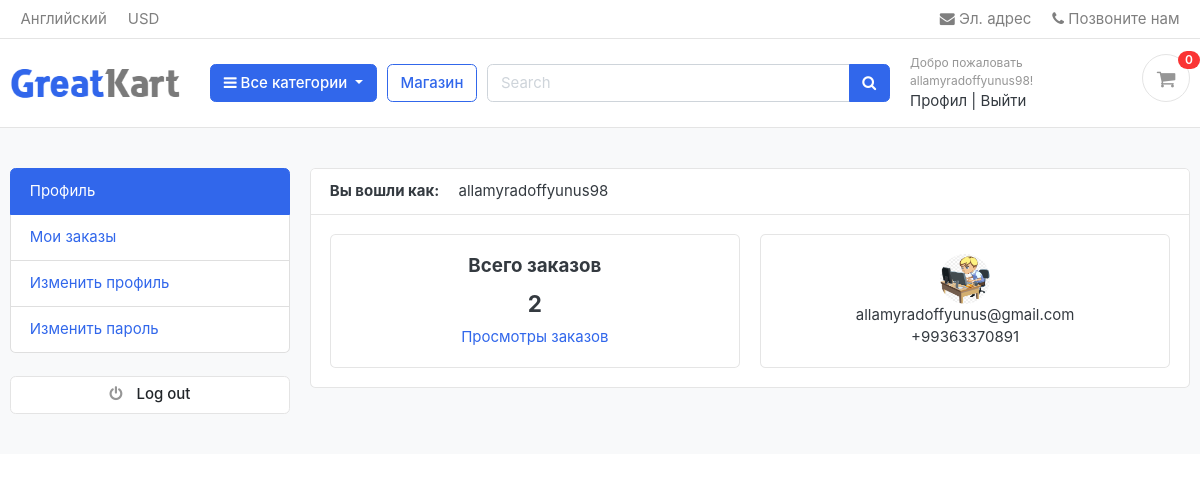
Screenshot of /accounts/dashboard/ (signed in) with the database file from the repository.
### accounts/models.py (models this page shows, shortened)
class Account(AbstractBaseUser):
    first_name = models.CharField(max_length=50)
    last_name = models.CharField(max_length=50)
    username = models.CharField(max_length=50, unique=True)
    email = models.EmailField(max_length=100, unique=True)
    phone_number = models.CharField(max_length=50)
    date_joined = models.DateTimeField(auto_now_add=True)
    last_login = models.DateTimeField(auto_now_add=True)
    is_admin = models.BooleanField(default=False)
    is_staff = models.BooleanField(default=False)
    is_active = models.BooleanField(default=False)
    is_superadmin = models.BooleanField(default=False)
    USERNAME_FIELD = 'email'
    REQUIRED_FIELDS = ['username', 'first_name', 'last_name']
    objects = MyAccountManager()

class UserProfile(models.Model):
    user = models.OneToOneField(Account, on_delete=models.CASCADE)
    address_line_1 = models.CharField(max_length=100, blank=True)
    address_line_2 = models.CharField(max_length=100, blank=True)
    profile_avatar = models.ImageField(upload_to='userprofile/', blank=True)
    city = models.CharField(max_length=20, blank=True)
    state = models.CharField(max_length=20, blank=True)

### accounts/views.py (the view)
# urls.py: path('dashboard/', dashboard, name="dashboard"),
@login_required(login_url='login')
def dashboard(request):
    order = Order.objects.order_by('-created_at').filter(user_id=request.user.id, is_ordered=True)
    orders_count = order.count()
    userprofile = UserProfile.objects.get(user_id=request.user.id)
    context = {
        'orders_count': orders_count,
        'userprofile': userprofile
    }
    return render(request, 'accounts/dashboard.html', context)

### carts/context_processors.py (called while the page is built)
def counter(request):
    cart_count = 0
    if 'admin' in request.path:
        return {}
    else:
        try:
            cart = Cart.objects.filter(cart_id=_cart_id(request))
            if request.user.is_authenticated:
                cart_items = CartItem.objects.all().filter(user=request.user)
            else:
                cart_items = CartItem.objects.all().filter(cart=cart[:1])
            for cart_item in cart_items:
                cart_count += cart_item.quantity
        except Cart.DoesNotExist:
            cart_count = 0
    return dict(cart_count=cart_count)

### carts/views.py (called while the page is built)
def _cart_id(request):
    cart = request.session.session_key
    if not cart:
        cart = request.session.create()
    return cart

### templates/accounts/dashboard.html (shortened to what this page needs)
{% extends 'base.html' %}
{% load static %}
{% block content %}
<section class="section-conten padding-y bg">
    <div class="container">
        <div class="row">
            {% include 'include/dashboard_sidebar.html' %}
            <main class="col-md-9">
                <article class="card">
                    <header class="card-header">
                        <strong class="d-inline-block mr-3">Вы вошли как:</strong>
                        <span>{{request.user.first_name}}</span>
                    </header>
                    <div class="card-body">
                        <div class="row">
                            <div class="col-md-6">
                                <div class="card" style="text-align: center;">
                                    <div class="card-body">
                                        <h5 class="card-title">
                                            Всего заказов
                                        </h5>
                                        <h4>{{orders_count}}</h4>
                                        <a href="">Просмотры заказов</a>
                                    </div>
                                </div>
                            </div>
                            <div class="col-md-6">
                                <div class="card" style="text-align: center;">
                                    <div class="card-body">
                                        <img src="{{userprofile.profile_avatar.url}}" alt="usr.avatar" width="50" height="50" style="border-radius: 500%;">
                                        <p class="mb-0">{{user.email}}</p>
                                        <p>{{user.phone_number}}</p>
                                    </div>
                                </div>
                            </div>
                        </div>
                    </div>
        </div>
    </div>
</section>
{% endblock %}

### templates/include/header.html (shortened to what this page needs)
{%load static %}
<header class="section-header">
    <nav class="navbar p-md-0 navbar-expand-sm navbar-light border-bottom">
        <div class="container">
            <div class="collapse navbar-collapse" id="navbarTop4">
                <ul class="navbar-nav mr-auto">
                    <li class="nav-item dropdown">
                        <a href="#" class="nav-link">
                            Английский </a>
                    </li>
                    <li class="nav-item dropdown">
                        <a href="#" class="nav-link"> USD </a>
                    </li>
                </ul>
                <ul class="navbar-nav">
                    <li><a href="#" class="nav-link"> <i class="fa fa-envelope"></i> Эл. адрес </a></li>
                    <li><a href="#" class="nav-link"> <i class="fa fa-phone"></i>
                            Позвоните нам </a></li>
                </ul>
            </div>
        </div>
    </nav>
    <section class="header-main border-bottom">
        <div class="container">
            <div class="row align-items-center">
                <div class="col-lg-2 col-md-3 col-6">
                    <a href="/" class="brand-wrap">
                        <img class="logo" src="{% static './images/logo.png' %}">
                    </a>
                </div>
                <div class="col-lg col-sm col-md col-6 flex-grow-0">
                    <div class="category-wrap dropdown d-inline-block float-right">
                        <button type="button" class="btn btn-primary dropdown-toggle" data-toggle="dropdown">
                            <i class="fa fa-bars"></i>
                            Все категории
                        </button>
                    </div>
                </div>
                <a href="{% url 'store' %}" class="btn btn-outline-primary">Магазин</a>
                <div class="col-lg  col-md-6 col-sm-12 col">
                    <form action="{% url 'search' %}" class="search" method="GET">
                        <div class="input-group w-100">
                            <input type="text" class="form-control" style="width:60%;" placeholder="Search"
                                name="keyword">
                            <div class="input-group-append">
                                <button class="btn btn-primary" type="submit">
                                    <i class="fa fa-search"></i>
                                </button>
                            </div>
                        </div>
                    </form>
                </div>
                <div class="col-lg-3 col-sm-6 col-8 order-2 order-lg-3">
                    <div class="d-flex justify-content-end mb-3 mb-lg-0">
                        {% if user.id is None %}
                        <div class="widget-header">
                            <small class="title text-muted">Добро пожаловать!</small>
                            <div>
                                <a href="{% url 'login' %}">
                                    Войти</a> <span class="dark-transp"> | </span>
                                <a href="{% url 'register' %}"> Регистрация</a>
                            </div>
                        </div>
                        {% else %}
                        <div class="widget-header">
                            <small class="title text-muted">Добро пожаловать {{user.first_name}}!</small>
                            <div>
                                <a href="{% url 'dashboard' %}">
                                    Профил</a> <span class="dark-transp"> | </span>
                                <a href="{% url 'logout' %}"> Выйти</a>
                            </div>
                        </div>
                        {% endif %}
                        <a href="{% url 'cart'  %}" class="widget-header pl-3 ml-3">
                            <div class="icon icon-sm rounded-circle border"><i class="fa fa-shopping-cart"></i>
                            </div>
                            <span class="badge badge-pill badge-danger notify">{{cart_count}}</span>
                        </a>
                    </div>
                </div>
            </div>
        </div>
    </section>
</header>

### static/css/ui.css (style rules this page uses)
html { font-family: "Inter", sans-serif; font-size: 15px; }
.icon-xs, .icon-sm, .icon-md, .icon-lg { display: inline-block; text-align: center; flex-shrink: 0; flex-grow: 0; }
.icon-sm { width: 48px; height: 48px; line-height: 48px !important; font-size: 20px; }
.padding-y { padding-top: 40px; padding-bottom: 40px; }
article:after, .form-group:after { display: block; clear: both; content: ""; }
.bg { background-color: #f8f9fa; }
p:last-child { margin-bottom: 0; }
.header-main { position: relative; padding-top: 1rem; padding-bottom: 1rem; }
.brand-wrap .logo, .navbar-brand .logo { margin-right: 7px; max-height: 42px; display: inline-block; }
.widget-header { display: inline-block; vertical-align: middle; position: relative; }
.widget-header a { color: #343a40; }
.widget-header i { color: #969696; }
.widget-header .title { display: block; }
.widget-header .notify { position: absolute; top: -3px; right: -10px; }
.notify { position: absolute; top: -4px; right: -10px; display: inline-block; padding: 0.25em 0.6em; font-size: 12px; line-height: 1; text-align: center; border-radius: 3rem; color: #fff; background-color: #fa3434; }

### rows the page displays
Account: first_name "allamyradoffyunus98", user.first_name "allamyradoffyunus98", email "allamyradoffyunus@gmail.com", phone_number "+99363370891"
UserProfile: profile_avatar (picture)

### other values shown
{{ cart_count }} "0"
{{ orders_count }} "2"
